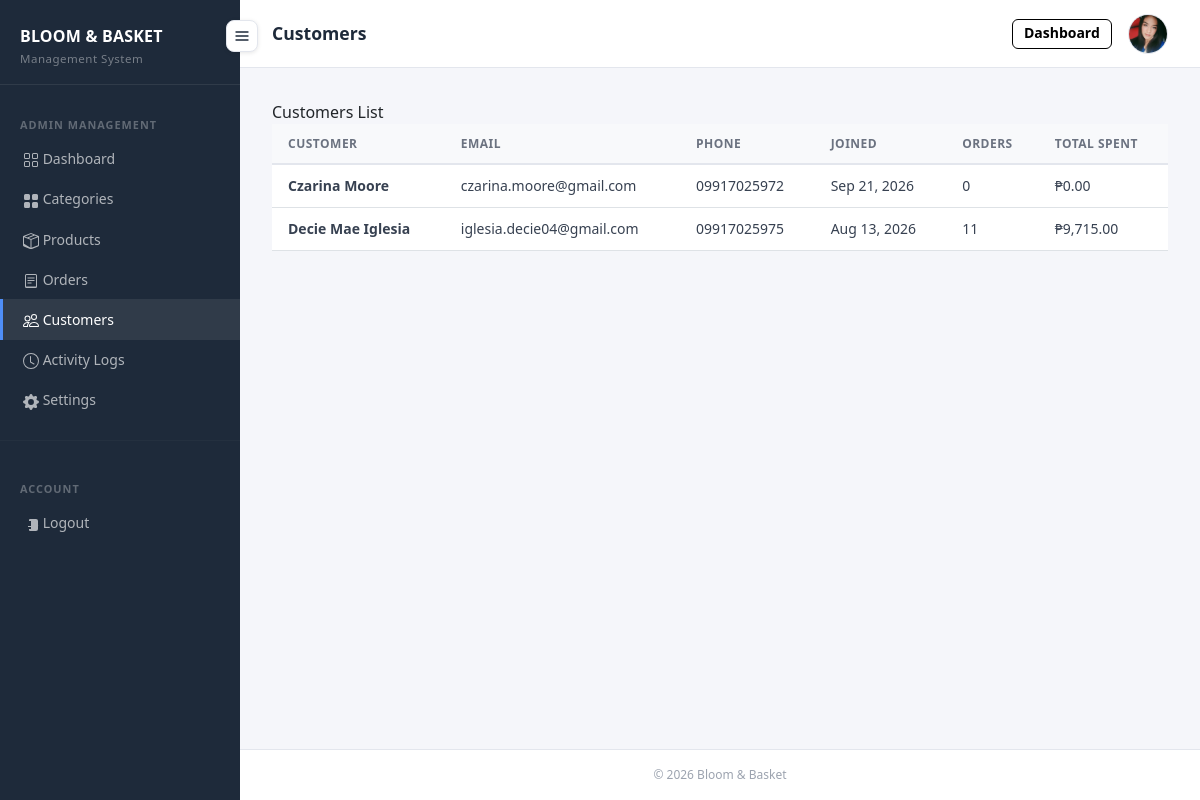
Page /customers.php (signed in) on the committed database.
### tables this page shows
CREATE TABLE `users` (
  `user_id` int(11) NOT NULL AUTO_INCREMENT,
  `first_name` varchar(50) NOT NULL,
  `last_name` varchar(50) NOT NULL,
  `email` varchar(100) NOT NULL,
  `password` varchar(255) NOT NULL,
  `phone_number` varchar(20) DEFAULT NULL,
  `created_at` timestamp NOT NULL DEFAULT current_timestamp(),
  PRIMARY KEY (`user_id`),
  UNIQUE KEY `email` (`email`)
);

### customers.php (the view, shortened to what this page needs)
<?php
$conn = getConnection();
$sql = 'SELECT u.user_id, u.first_name, u.last_name, u.email, u.phone_number, u.created_at,
               COUNT(o.order_id) AS total_orders,
               COALESCE(SUM(o.total_amount), 0) AS total_spent
        FROM users u
        LEFT JOIN orders o ON u.user_id = o.user_id
        GROUP BY u.user_id, u.first_name, u.last_name, u.email, u.phone_number, u.created_at
        ORDER BY u.created_at DESC';
$stmt = $conn->prepare($sql);
$stmt->execute();
$customers = $stmt->get_result()->fetch_all(MYSQLI_ASSOC);
?>
<!DOCTYPE html>
<html lang="en">
<head>
    <link rel="stylesheet" href="https://cdn.jsdelivr.net/npm/bootstrap@5.3.3/dist/css/bootstrap.min.css">
    <link rel="stylesheet" href="assets/style.css">
</head>
<body class="admin-ui">
<?php $activePage = 'customers'; require_once 'includes/sidebar.php'; ?>
<div id="main-content">
    <?php
    $pageTitle = 'Customers';
    $topbarActions = '<a href="index.php" class="btn btn-outline-primary btn-sm">Dashboard</a>';
    require_once 'includes/admin_topbar.php';
    ?>
    <div class="page-content">
        <div class="customer-card mb-4">
            <div class="card-header d-flex justify-content-between align-items-center flex-wrap gap-2">
                <span>Customers List</span>
            </div>
            <div class="card-body p-0">
                <?php if (empty($customers)): ?>
                    <div class="empty-panel m-3">No customers found.</div>
                <?php else: ?>
                    <div class="table-responsive">
                        <table class="table mb-0 align-middle">
                            <thead>
                                <tr>
                                    <th>Customer</th>
                                    <th>Email</th>
                                    <th>Phone</th>
                                    <th>Joined</th>
                                    <th>Orders</th>
                                    <th>Total Spent</th>
                                </tr>
                            </thead>
                            <tbody>
                                <?php foreach ($customers as $customer): ?>
                                    <tr>
                                        <td>
                                            <div class="fw-semibold"><?= htmlspecialchars(trim($customer['first_name'] . ' ' . $customer['last_name'])) ?></div>
                                        </td>
                                        <td><?= htmlspecialchars($customer['email']) ?></td>
                                        <td><?= htmlspecialchars($customer['phone_number'] ?? 'N/A') ?></td>
                                        <td><?= htmlspecialchars(date('M d, Y', strtotime($customer['created_at']))) ?></td>
                                        <td><?= (int)$customer['total_orders'] ?></td>
                                        <td>₱<?= number_format((float)$customer['total_spent'], 2) ?></td>
                                    </tr>
                                <?php endforeach; ?>
                            </tbody>
                        </table>
                    </div>
                <?php endif; ?>
            </div>
        </div>
    </div>
    <div class="page-footer">
        &copy; <?= date('Y') ?> Bloom &amp; Basket
    </div>
</div>
</body>
</html>

### includes/admin_topbar.php (shortened to what this page needs)
<?php
$adminPhotoPath = null;
$adminEmail = $_SESSION['admin_email'] ?? null;
if ($adminEmail) {
    $topbarConn = getConnection();
    $adminStmt = $topbarConn->prepare('SELECT photo_path FROM admins WHERE email = ? LIMIT 1');
    if ($adminStmt) {
        $adminStmt->bind_param('s', $adminEmail);
        $adminStmt->execute();
        $adminRow = $adminStmt->get_result()->fetch_assoc();
        $adminPhotoPath = $adminRow['photo_path'] ?? null;
    }
}
?>
<div class="page-topbar d-flex justify-content-between align-items-center flex-wrap gap-3">
    <div>
        <h1><?= htmlspecialchars($pageTitle ?? 'Admin Dashboard') ?></h1>
    </div>
    <div class="d-flex align-items-center gap-3">
        <?php if (!empty($topbarActions)): ?>
            <?= $topbarActions ?>
        <?php endif; ?>
        <div class="dropdown profile-menu">
            <button class="profile-btn" type="button" data-bs-toggle="dropdown" aria-expanded="false" aria-label="Account menu">
                <?php if ($adminPhotoPath): ?>
                    <img src="<?= htmlspecialchars($adminPhotoPath) ?>" alt="Profile photo">
                <?php else: ?>
                    <svg xmlns="http://www.w3.org/2000/svg" width="20" height="20" fill="none" stroke="currentColor" stroke-width="1.8" viewBox="0 0 24 24"><path stroke-linecap="round" stroke-linejoin="round" d="M12 12a4.5 4.5 0 1 0 0-9 4.5 4.5 0 0 0 0 9zM4.5 20.25a7.5 7.5 0 0 1 15 0"/></svg>
                <?php endif; ?>
            </button>
        </div>
    </div>
</div>

### assets/style.css (style rules this page uses)
body { background-color: #f5f6fa; font-family: 'Segoe UI', system-ui, -apple-system, sans-serif; }
.admin-ui #main-content { margin-left: 240px; min-height: 100vh; display: flex; flex-direction: column; transition: margin-left .2s ease; }
.page-topbar { background: #fff; border-bottom: 1px solid #e3e6ed; padding: .85rem 2rem; }
.page-topbar h1 { font-size: 1.1rem; font-weight: 600; color: #1e2a3a; margin: 0; }
.profile-menu .profile-btn { width: 40px; height: 40px; border-radius: 50%; display: flex; align-items: center; justify-content: center; background: #f1f5f9; color: #334155; border: 1px solid #e3e6ed; padding: 0; }
.profile-menu .profile-btn::after { display: none; }
.profile-menu .profile-btn img { width: 100%; height: 100%; border-radius: 50%; object-fit: cover; }
.page-content { flex: 1; padding: 2rem; }
.table thead th { background-color: #f8f9fb; font-size: .75rem; font-weight: 700; letter-spacing: .5px; text-transform: uppercase; color: #6b7280; border-bottom: 2px solid #e3e6ed; padding: .65rem 1rem; }
.table td { font-size: .875rem; color: #374151; padding: .65rem 1rem; vertical-align: middle; }
.btn { display: inline-flex; align-items: center; justify-content: center; gap: .4rem; font-size: .875rem; font-weight: 600; line-height: 1.2; padding: .55rem 1rem; border-radius: 8px; transition: all .18s ease; }
.btn-outline-primary { border-color: #000000; color: #000000; }
.btn-sm { padding: .35rem .7rem; border-radius: 6px; }
.page-footer { padding: 1rem 2rem; font-size: .75rem; color: #9ca3af; border-top: 1px solid #e3e6ed; background: #fff; text-align: center; }

### rows in the picture
users: first_name+last_name "Czarina Moore", email "czarina.moore@gmail.com", phone_number "09917025972", created_at "Sep 21, 2026", total_orders "0", total_spent "0.00"
users: first_name+last_name "Decie Mae Iglesia", email "iglesia.decie04@gmail.com", phone_number "09917025975", created_at "Aug 13, 2026", total_orders "11", total_spent "9,715.00"

### other values in the picture
$pageTitle "Customers"
